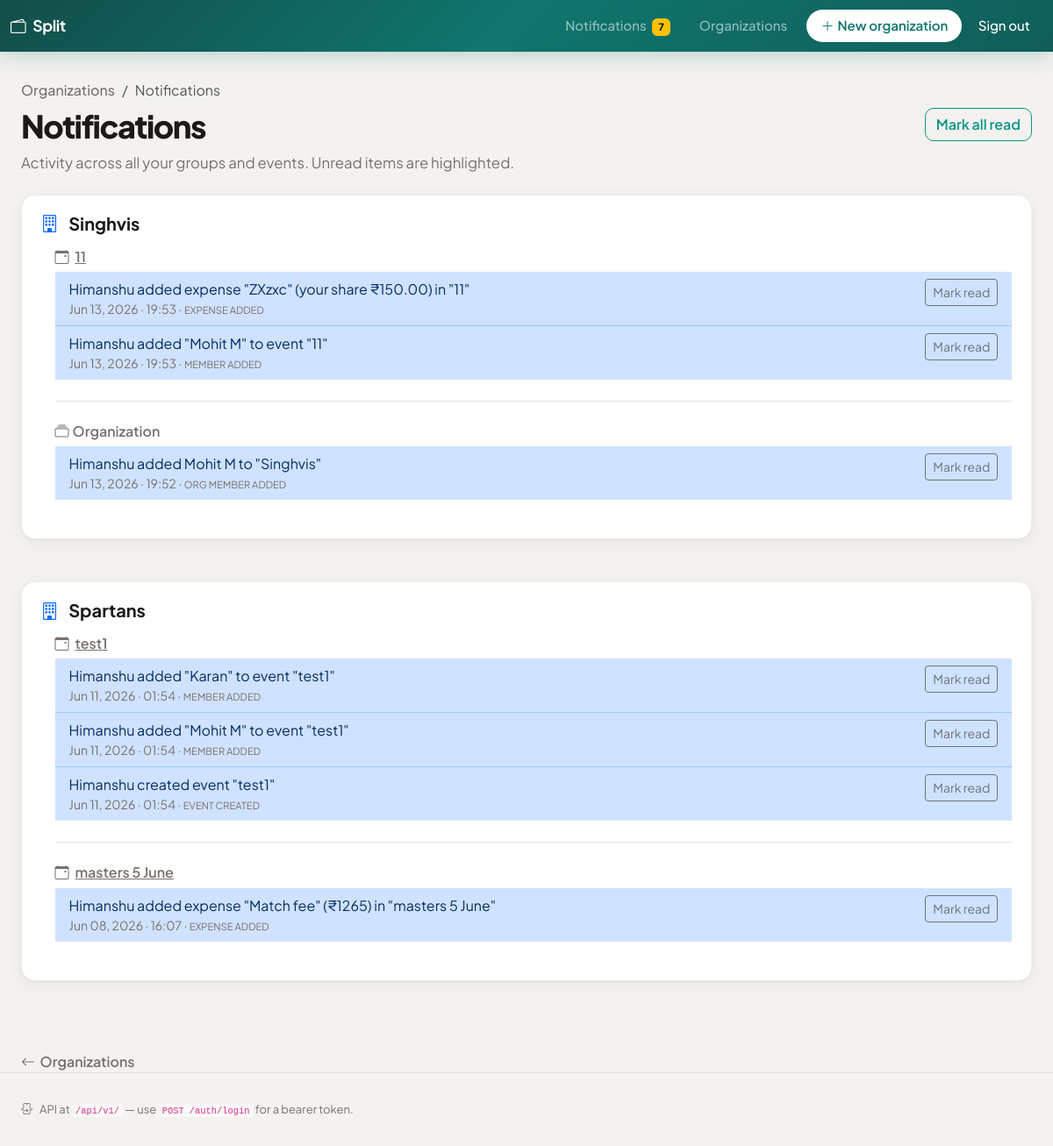
The app's page /notifications (signed in) with its own data.
### app/models.py (models this page shows)
class Organization(Base):
    __tablename__ = "organizations"
    id: Mapped[int] = mapped_column(primary_key=True, autoincrement=True)
    name: Mapped[str] = mapped_column(String(200), nullable=False)
    created_by_user_id: Mapped[int | None] = mapped_column(
        ForeignKey("users.id"), nullable=True, index=True
    )
    created_at: Mapped[datetime] = mapped_column(DateTime, default=datetime.utcnow)
    members: Mapped[list["OrganizationMember"]] = relationship(
        back_populates="organization", cascade="all, delete-orphan"
    )
    events: Mapped[list["Event"]] = relationship(
        back_populates="organization", cascade="all, delete-orphan"
    )
    org_contributions: Mapped[list["OrganizationContribution"]] = relationship(
        back_populates="organization", cascade="all, delete-orphan"
    )

class Event(Base):
    __tablename__ = "events"
    id: Mapped[int] = mapped_column(primary_key=True, autoincrement=True)
    organization_id: Mapped[int] = mapped_column(
        ForeignKey("organizations.id"), nullable=False
    )
    name: Mapped[str] = mapped_column(String(200), nullable=False)
    created_by_user_id: Mapped[int | None] = mapped_column(
        ForeignKey("users.id"), nullable=True, index=True
    )
    created_at: Mapped[datetime] = mapped_column(DateTime, default=datetime.utcnow)
    organization: Mapped["Organization"] = relationship(back_populates="events")
    members: Mapped[list["Member"]] = relationship(
        back_populates="event", cascade="all, delete-orphan"
    )
    expenses: Mapped[list["Expense"]] = relationship(
        back_populates="event", cascade="all, delete-orphan"
    )

class Activity(Base):
    __tablename__ = "activities"
    id: Mapped[int] = mapped_column(primary_key=True, autoincrement=True)
    recipient_user_id: Mapped[int] = mapped_column(ForeignKey("users.id"), nullable=False)
    organization_id: Mapped[int | None] = mapped_column(
        ForeignKey("organizations.id"), nullable=True, index=True
    )
    event_id: Mapped[int | None] = mapped_column(
        ForeignKey("events.id"), nullable=True, index=True
    )
    actor_user_id: Mapped[int | None] = mapped_column(ForeignKey("users.id"), nullable=True)
    kind: Mapped[str] = mapped_column(String(64), nullable=False)
    summary: Mapped[str] = mapped_column(String(500), nullable=False)
    read_at: Mapped[datetime | None] = mapped_column(DateTime, nullable=True)
    created_at: Mapped[datetime] = mapped_column(DateTime, default=datetime.utcnow)
    recipient: Mapped["User"] = relationship(
        "User",
        foreign_keys=[recipient_user_id],
        back_populates="activities_received",
    )
    actor: Mapped["User | None"] = relationship(
        "User",
        foreign_keys=[actor_user_id],
        back_populates="activities_sent",
    )

### app/routers/web.py (the view)
@router.get("/notifications", response_class=HTMLResponse)
def page_notifications(request: Request, db: Session = Depends(get_db)):
    uid = require_session_user(request)
    if isinstance(uid, RedirectResponse):
        return uid
    rows = activity_service.list_for_user(db, uid, limit=400)
    grouped = activity_service.group_activities_hierarchy(db, rows)
    return templates.TemplateResponse(
        request,
        "notifications.html",
        {
            "title": "Notifications",
            "grouped": grouped,
            "activities": rows,
        },
    )

### templates/notifications.html (shortened to what this page needs)
{% extends "base.html" %}
{% block content %}
<nav class="et-breadcrumb mb-2" aria-label="breadcrumb">
  <ol class="breadcrumb small mb-0">
    <li class="breadcrumb-item"><a href="/orgs">Organizations</a></li>
    <li class="breadcrumb-item active" aria-current="page">Notifications</li>
  </ol>
</nav>
<header class="mb-4 d-flex flex-wrap justify-content-between align-items-start gap-3">
  <div>
    <h1 class="et-hero-title mb-2">Notifications</h1>
    <p class="et-hero-lead mb-0">Activity across all your groups and events. Unread items are highlighted.</p>
  </div>
  {% if activities %}
  <form method="post" action="/notifications/read-all">
    <button type="submit" class="btn btn-outline-primary">Mark all read</button>
  </form>
  {% endif %}
</header>
{% if not grouped %}
<div class="et-empty">
  <div class="et-empty-icon"><i class="bi bi-bell"></i></div>
  <p class="et-muted mb-0">No activity yet. Create organizations, events, and expenses to see updates here.</p>
</div>
{% else %}
  {% for org in grouped %}
  <section class="mb-5 et-card">
    <div class="et-card-body">
      <h2 class="h5 fw-bold mb-3">
        <i class="bi bi-building me-2 text-primary"></i>
        <a href="/orgs/{{ org.organization_id }}" class="text-reset text-decoration-none">{{ org.organization_name }}</a>
      </h2>
      {% for eg in org.event_groups %}
      <div class="ms-md-3 mb-4 {% if not loop.last %}border-bottom pb-4{% endif %}">
        <h3 class="h6 fw-semibold et-muted mb-2">
          {% if eg.event_id %}
          <i class="bi bi-calendar-event me-1"></i>
          <a href="/events/{{ eg.event_id }}" class="text-reset">{{ eg.event_name }}</a>
          {% else %}
          <i class="bi bi-collection me-1"></i>{{ eg.event_name }}
          {% endif %}
        </h3>
        <ul class="list-group list-group-flush">
          {% for a in eg.activities %}
          <li class="list-group-item d-flex flex-wrap justify-content-between align-items-start gap-2 {% if not a.read_at %}list-group-item-primary bg-opacity-10{% endif %}">
            <div class="flex-grow-1 min-w-0">
              <p class="mb-0">{{ a.summary }}</p>
              <p class="small et-muted mb-0">{{ a.created_at.strftime('%b %d, %Y · %H:%M') }} · <span class="text-uppercase" style="font-size: 0.7rem;">{{ a.kind | replace('_', ' ') }}</span></p>
            </div>
            {% if not a.read_at %}
            <form method="post" action="/notifications/{{ a.id }}/read" class="flex-shrink-0">
              <button type="submit" class="btn btn-sm btn-outline-secondary">Mark read</button>
            </form>
            {% endif %}
          </li>
          {% endfor %}
        </ul>
      </div>
      {% endfor %}
    </div>
  </section>
  {% endfor %}
{% endif %}
<a href="/orgs" class="et-link-back"><i class="bi bi-arrow-left"></i>Organizations</a>
{% endblock %}

### static/app.css (style rules this page uses)
:root { --et-bg: #f4f2ef; --et-bg-elevated: #ffffff; --et-surface-2: #faf9f7; --et-text: #1c1917; --et-text-muted: #78716c; --et-border: rgba(28, 25, 23, 0.08); --et-border-strong: rgba(28, 25, 23, 0.12); --et-accent: #0d9488; --et-accent-hover: #0f766e; --et-accent-soft: rgba(13, 148, 136, 0.12); --et-accent-2: #6366f1; --et-radius: 12px; --et-radius-sm: 10px; --et-radius-lg: 16px; --et-shadow: 0 1px 2px rgba(28, 25, 23, 0.04), 0 4px 16px rgba(28, 25, 23, 0.06); --et-shadow-hover: 0 8px 24px rgba(28, 25, 23, 0.08); --et-green: #059669; --et-green-soft: rgba(5, 150, 105, 0.12); --et-red: #dc2626; --et-red-soft: rgba(220, 38, 38, 0.1); --et-font: "Plus Jakarta Sans", system-ui, -apple-system, sans-serif; }
*, *::before, *::after { box-sizing: border-box; }
html { scroll-behavior: smooth; }
body.et-body { font-family: var(--et-font); background: var(--et-bg); color: var(--et-text); min-height: 100vh; -webkit-font-smoothing: antialiased; }
.et-card { background: var(--et-bg-elevated); border: 1px solid var(--et-border); border-radius: var(--et-radius-lg); box-shadow: var(--et-shadow); transition: box-shadow 0.2s ease, transform 0.2s ease, border-color 0.2s ease; }
.et-card-body { padding: 1.25rem 1.35rem; }
.btn-outline-primary { --bs-btn-color: var(--et-accent); --bs-btn-border-color: var(--et-accent); --bs-btn-hover-bg: var(--et-accent); --bs-btn-hover-border-color: var(--et-accent); font-weight: 600; border-radius: var(--et-radius-sm); }
.et-hero-title { font-weight: 800; letter-spacing: -0.04em; font-size: clamp(1.75rem, 4vw, 2.25rem); line-height: 1.15; color: var(--et-text); margin-bottom: 0.5rem; }
.et-hero-lead { color: var(--et-text-muted); font-size: 1.05rem; max-width: 36rem; margin-bottom: 0; }
.et-breadcrumb .breadcrumb-item a { color: var(--et-text-muted); text-decoration: none; font-weight: 500; }
.et-muted { color: var(--et-text-muted); }
.et-link-back { display: inline-flex; align-items: center; gap: 0.35rem; font-weight: 600; color: var(--et-text-muted); text-decoration: none; margin-top: 2rem; }

### records on screen
Organization: organization_name "Singhvis", event_name "Organization"
Event: event_name "11"
Activity: summary "Himanshu added expense \"ZXzxc\" (your share ₹150.00) in \"11\"", created_at "Jun 13, 2026 · 19:53", kind "EXPENSE ADDED"
Activity: summary "Himanshu added \"Mohit M\" to event \"11\"", created_at "Jun 13, 2026 · 19:53", kind "MEMBER ADDED"
Activity: summary "Himanshu added Mohit M to \"Singhvis\"", created_at "Jun 13, 2026 · 19:52", kind "ORG MEMBER ADDED"
Organization: organization_name "Spartans"
Event: event_name "test1"
Activity: summary "Himanshu added \"Karan\" to event \"test1\"", created_at "Jun 11, 2026 · 01:54", kind "MEMBER ADDED"
Activity: summary "Himanshu added \"Mohit M\" to event \"test1\"", created_at "Jun 11, 2026 · 01:54", kind "MEMBER ADDED"
Activity: summary "Himanshu created event \"test1\"", created_at "Jun 11, 2026 · 01:54", kind "EVENT CREATED"
Event: event_name "masters 5 June"
Activity: summary "Himanshu added expense \"Match fee\" (₹1265) in \"masters 5 June\"", created_at "Jun 08, 2026 · 16:07", kind "EXPENSE ADDED"

### other values on screen
{{ request.state.unread_notifications }} "7"
